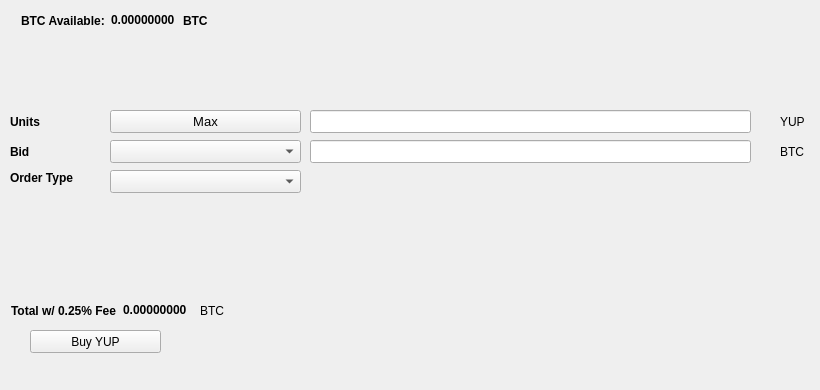
   <widget class="QWidget" name="BuyTab">
    <attribute name="title">
     <string>Buy</string>
    </attribute>
    <widget class="QPushButton" name="BuyYUP">
     <property name="geometry">
      <rect>
       <x>30</x>
       <y>330</y>
       <width>131</width>
       <height>23</height>
      </rect>
     </property>
     <property name="text">
      <string>Buy YUP</string>
     </property>
     <property name="icon">
      <iconset resource="../yup.qrc">
       <normaloff>:/icons/bitcoin</normaloff>:/icons/bitcoin</iconset>
     </property>
    </widget>
    <widget class="QLabel" name="label_3">
     <property name="geometry">
      <rect>
       <x>10</x>
       <y>110</y>
       <width>46</width>
       <height>23</height>
      </rect>
     </property>
     <property name="font">
      <font>
       <weight>75</weight>
       <bold>true</bold>
      </font>
     </property>
     <property name="text">
      <string>Units</string>
     </property>
    </widget>
    <widget class="QLineEdit" name="UnitsInput">
     <property name="geometry">
      <rect>
       <x>310</x>
       <y>110</y>
       <width>441</width>
       <height>23</height>
      </rect>
     </property>
     <property name="font">
      <font>
       <pointsize>9</pointsize>
       <weight>75</weight>
       <bold>true</bold>
      </font>
     </property>
    </widget>
    <widget class="QLineEdit" name="BuyBidPriceEdit">
     <property name="geometry">
      <rect>
       <x>310</x>
       <y>140</y>
       <width>441</width>
       <height>23</height>
      </rect>
     </property>
     <property name="font">
      <font>
       <pointsize>9</pointsize>
       <weight>75</weight>
       <bold>true</bold>
      </font>
     </property>
    </widget>
    <widget class="QLabel" name="label_4">
     <property name="geometry">
      <rect>
       <x>780</x>
       <y>110</y>
       <width>31</width>
       <height>23</height>
      </rect>
     </property>
     <property name="text">
      <string>YUP</string>
     </property>
    </widget>
    <widget class="QLabel" name="label_5">
     <property name="geometry">
      <rect>
       <x>780</x>
       <y>140</y>
       <width>31</width>
       <height>23</height>
      </rect>
     </property>
     <property name="text">
      <string>BTC</string>
     </property>
    </widget>
    <widget class="QLabel" name="label_6">
     <property name="geometry">
      <rect>
       <x>10</x>
       <y>140</y>
       <width>46</width>
       <height>23</height>
      </rect>
     </property>
     <property name="font">
      <font>
       <weight>75</weight>
       <bold>true</bold>
      </font>
     </property>
     <property name="text">
      <string>Bid</string>
     </property>
    </widget>
    <widget class="QLabel" name="label_7">
     <property name="geometry">
      <rect>
       <x>10</x>
       <y>170</y>
       <width>91</width>
       <height>16</height>
      </rect>
     </property>
     <property name="font">
      <font>
       <weight>75</weight>
       <bold>true</bold>
      </font>
     </property>
     <property name="text">
      <string>Order Type</string>
     </property>
    </widget>
    <widget class="QPushButton" name="Buy_Max_Amount">
     <property name="geometry">
      <rect>
       <x>110</x>
       <y>110</y>
       <width>191</width>
       <height>23</height>
      </rect>
     </property>
     <property name="font">
      <font>
       <pointsize>10</pointsize>
      </font>
     </property>
     <property name="text">
      <string>Max</string>
     </property>
    </widget>
    <widget class="QComboBox" name="BuyBidcomboBox">
     <property name="geometry">
      <rect>
       <x>110</x>
       <y>140</y>
       <width>191</width>
       <height>23</height>
      </rect>
     </property>
     <property name="font">
      <font>
       <pointsize>10</pointsize>
      </font>
     </property>
    </widget>
    <widget class="QComboBox" name="buyOrdertypeCombo">
     <property name="geometry">
      <rect>
       <x>110</x>
       <y>170</y>
       <width>191</width>
       <height>23</height>
      </rect>
     </property>
     <property name="font">
      <font>
       <pointsize>10</pointsize>
      </font>
     </property>
    </widget>
    <widget class="QWidget" name="layoutWidget1">
     <property name="geometry">
      <rect>
       <x>21</x>
       <y>11</y>
       <width>227</width>
       <height>19</height>
      </rect>
     </property>
     <layout class="QHBoxLayout" name="horizontalLayout_3">
      <item>
       <widget class="QLabel" name="label232">
        <property name="font">
         <font>
          <weight>75</weight>
          <bold>true</bold>
         </font>
        </property>
        <property name="text">
         <string>BTC Available:</string>
        </property>
       </widget>
      </item>
      <item>
       <widget class="QLabel" name="BtcAvailableLbl">
        <property name="palette">
         <palette>
          <active>
           <colorrole role="WindowText">
            <brush brushstyle="SolidPattern">
             <color alpha="255">
              <red>0</red>
              <green>0</green>
              <blue>0</blue>
             </color>
            </brush>
           </colorrole>
           <colorrole role="Button">
            <brush brushstyle="SolidPattern">
             <color alpha="255">
              <red>0</red>
              <green>170</green>
              <blue>0</blue>
             </color>
            </brush>
           </colorrole>
           <colorrole role="Light">
            <brush brushstyle="SolidPattern">
             <color alpha="255">
              <red>0</red>
              <green>255</green>
              <blue>0</blue>
             </color>
            </brush>
           </colorrole>
           <colorrole role="Midlight">
            <brush brushstyle="SolidPattern">
             <color alpha="255">
              <red>0</red>
              <green>212</green>
              <blue>0</blue>
             </color>
            </brush>
           </colorrole>
           <colorrole role="Dark">
            <brush brushstyle="SolidPattern">
             <color alpha="255">
              <red>0</red>
              <green>85</green>
              <blue>0</blue>
             </color>
            </brush>
           </colorrole>
           <colorrole role="Mid">
            <brush brushstyle="SolidPattern">
             <color alpha="255">
              <red>0</red>
              <green>113</green>
              <blue>0</blue>
             </color>
            </brush>
           </colorrole>
           <colorrole role="Text">
            <brush brushstyle="SolidPattern">
             <color alpha="255">
              <red>0</red>
              <green>170</green>
              <blue>0</blue>
             </color>
            </brush>
           </colorrole>
           <colorrole role="BrightText">
            <brush brushstyle="SolidPattern">
             <color alpha="255">
              <red>255</red>
              <green>255</green>
              <blue>255</blue>
             </color>
            </brush>
           </colorrole>
           <colorrole role="ButtonText">
            <brush brushstyle="SolidPattern">
             <color alpha="255">
              <red>0</red>
              <green>0</green>
              <blue>0</blue>
             </color>
            </brush>
           </colorrole>
           <colorrole role="Base">
            <brush brushstyle="SolidPattern">
             <color alpha="255">
              <red>255</red>
              <green>255</green>
              <blue>255</blue>
             </color>
            </brush>
           </colorrole>
           <colorrole role="Window">
            <brush brushstyle="SolidPattern">
             <color alpha="255">
              <red>0</red>
              <green>170</green>
              <blue>0</blue>
             </color>
            </brush>
           </colorrole>
           <colorrole role="Shadow">
            <brush brushstyle="SolidPattern">
             <color alpha="255">
              <red>0</red>
              <green>0</green>
              <blue>0</blue>
             </color>
            </brush>
           </colorrole>
           <colorrole role="AlternateBase">
            <brush brushstyle="SolidPattern">
             <color alpha="255">
              <red>127</red>
              <green>212</green>
              <blue>127</blue>
             </color>
            </brush>
           </colorrole>
           <colorrole role="ToolTipBase">
            <brush brushstyle="SolidPattern">
             <color alpha="255">
              <red>255</red>
              <green>255</green>
              <blue>220</blue>
             </color>
            </brush>
           </colorrole>
           <colorrole role="ToolTipText">
            <brush brushstyle="SolidPattern">
             <color alpha="255">
              <red>0</red>
              <green>0</green>
              <blue>0</blue>
             </color>
            </brush>
           </colorrole>
          </active>
          <inactive>
           <colorrole role="WindowText">
            <brush brushstyle="SolidPattern">
             <color alpha="255">
              <red>0</red>
              <green>0</green>
              <blue>0</blue>
             </color>
            </brush>
           </colorrole>
           <colorrole role="Button">
            <brush brushstyle="SolidPattern">
             <color alpha="255">
              <red>0</red>
              <green>170</green>
              <blue>0</blue>
             </color>
            </brush>
           </colorrole>
           <colorrole role="Light">
            <brush brushstyle="SolidPattern">
             <color alpha="255">
              <red>0</red>
              <green>255</green>
              <blue>0</blue>
             </color>
            </brush>
           </colorrole>
           <colorrole role="Midlight">
            <brush brushstyle="SolidPattern">
             <color alpha="255">
              <red>0</red>
              <green>212</green>
              <blue>0</blue>
             </color>
            </brush>
           </colorrole>
           <colorrole role="Dark">
            <brush brushstyle="SolidPattern">
             <color alpha="255">
              <red>0</red>
              <green>85</green>
              <blue>0</blue>
             </color>
            </brush>
           </colorrole>
           <colorrole role="Mid">
            <brush brushstyle="SolidPattern">
             <color alpha="255">
              <red>0</red>
              <green>113</green>
              <blue>0</blue>
             </color>
            </brush>
           </colorrole>
           <colorrole role="Text">
            <brush brushstyle="SolidPattern">
             <color alpha="255">
              <red>0</red>
              <green>170</green>
              <blue>0</blue>
             </color>
            </brush>
           </colorrole>
           <colorrole role="BrightText">
            <brush brushstyle="SolidPattern">
             <color alpha="255">
              <red>255</red>
              <green>255</green>
              <blue>255</blue>
             </color>
            </brush>
           </colorrole>
           <colorrole role="ButtonText">
            <brush brushstyle="SolidPattern">
             <color alpha="255">
              <red>0</red>
              <green>0</green>
              <blue>0</blue>
             </color>
            </brush>
           </colorrole>
           <colorrole role="Base">
            <brush brushstyle="SolidPattern">
             <color alpha="255">
              <red>255</red>
              <green>255</green>
              <blue>255</blue>
             </color>
            </brush>
           </colorrole>
           <colorrole role="Window">
            <brush brushstyle="SolidPattern">
             <color alpha="255">
              <red>0</red>
              <green>170</green>
              <blue>0</blue>
             </color>
            </brush>
           </colorrole>
           <colorrole role="Shadow">
            <brush brushstyle="SolidPattern">
             <color alpha="255">
              <red>0</red>
              <green>0</green>
              <blue>0</blue>
             </color>
            </brush>
           </colorrole>
           <colorrole role="AlternateBase">
            <brush brushstyle="SolidPattern">
             <color alpha="255">
              <red>127</red>
              <green>212</green>
              <blue>127</blue>
             </color>
            </brush>
           </colorrole>
           <colorrole role="ToolTipBase">
            <brush brushstyle="SolidPattern">
             <color alpha="255">
              <red>255</red>
              <green>255</green>
              <blue>220</blue>
             </color>
            </brush>
           </colorrole>
           <colorrole role="ToolTipText">
            <brush brushstyle="SolidPattern">
             <color alpha="255">
              <red>0</red>
              <green>0</green>
              <blue>0</blue>
             </color>
            </brush>
           </colorrole>
          </inactive>
          <disabled>
           <colorrole role="WindowText">
            <brush brushstyle="SolidPattern">
             <color alpha="255">
              <red>0</red>
              <green>85</green>
              <blue>0</blue>
             </color>
            </brush>
           </colorrole>
           <colorrole role="Button">
            <brush brushstyle="SolidPattern">
             <color alpha="255">
              <red>0</red>
              <green>170</green>
              <blue>0</blue>
             </color>
            </brush>
           </colorrole>
           <colorrole role="Light">
            <brush brushstyle="SolidPattern">
             <color alpha="255">
              <red>0</red>
              <green>255</green>
              <blue>0</blue>
             </color>
            </brush>
           </colorrole>
           <colorrole role="Midlight">
            <brush brushstyle="SolidPattern">
             <color alpha="255">
              <red>0</red>
              <green>212</green>
              <blue>0</blue>
             </color>
            </brush>
           </colorrole>
           <colorrole role="Dark">
            <brush brushstyle="SolidPattern">
             <color alpha="255">
              <red>0</red>
              <green>85</green>
              <blue>0</blue>
             </color>
            </brush>
           </colorrole>
           <colorrole role="Mid">
            <brush brushstyle="SolidPattern">
             <color alpha="255">
              <red>0</red>
              <green>113</green>
              <blue>0</blue>
             </color>
            </brush>
           </colorrole>
           <colorrole role="Text">
            <brush brushstyle="SolidPattern">
             <color alpha="255">
              <red>0</red>
              <green>85</green>
              <blue>0</blue>
             </color>
            </brush>
           </colorrole>
           <colorrole role="BrightText">
            <brush brushstyle="SolidPattern">
             <color alpha="255">
              <red>255</red>
              <green>255</green>
              <blue>255</blue>
             </color>
            </brush>
           </colorrole>
           <colorrole role="ButtonText">
            <brush brushstyle="SolidPattern">
             <color alpha="255">
              <red>0</red>
              <green>85</green>
              <blue>0</blue>
             </color>
            </brush>
           </colorrole>
           <colorrole role="Base">
            <brush brushstyle="SolidPattern">
             <color alpha="255">
              <red>0</red>
              <green>170</green>
              <blue>0</blue>
             </color>
            </brush>
           </colorrole>
           <colorrole role="Window">
            <brush brushstyle="SolidPattern">
             <color alpha="255">
              <red>0</red>
              <green>170</green>
              <blue>0</blue>
             </color>
            </brush>
           </colorrole>
           <colorrole role="Shadow">
            <brush brushstyle="SolidPattern">
             <color alpha="255">
              <red>0</red>
              <green>0</green>
              <blue>0</blue>
             </color>
            </brush>
           </colorrole>
           <colorrole role="AlternateBase">
            <brush brushstyle="SolidPattern">
             <color alpha="255">
              <red>0</red>
              <green>170</green>
              <blue>0</blue>
             </color>
            </brush>
           </colorrole>
           <colorrole role="ToolTipBase">
            <brush brushstyle="SolidPattern">
             <color alpha="255">
              <red>255</red>
              <green>255</green>
              <blue>220</blue>
             </color>
            </brush>
           </colorrole>
           <colorrole role="ToolTipText">
            <brush brushstyle="SolidPattern">
             <color alpha="255">
              <red>0</red>
              <green>0</green>
              <blue>0</blue>
             </color>
            </brush>
           </colorrole>
          </disabled>
         </palette>
        </property>
        <property name="font">
         <font>
          <weight>75</weight>
          <bold>true</bold>
         </font>
        </property>
        <property name="text">
         <string>0.00000000</string>
        </property>
        <property name="textInteractionFlags">
         <set>Qt::LinksAccessibleByMouse|Qt::TextSelectableByKeyboard|Qt::TextSelectableByMouse</set>
        </property>
       </widget>
      </item>
      <item>
       <widget class="QLabel" name="BtcAvailableLbl_2">
        <property name="font">
         <font>
          <weight>75</weight>
          <bold>true</bold>
         </font>
        </property>
        <property name="text">
         <string>BTC</string>
        </property>
       </widget>
      </item>
     </layout>
    </widget>
    <widget class="QWidget" name="layoutWidge2">
     <property name="geometry">
      <rect>
       <x>11</x>
       <y>301</y>
       <width>259</width>
       <height>19</height>
      </rect>
     </property>
     <layout class="QHBoxLayout" name="horizontalLayout_4">
      <item>
       <widget class="QLabel" name="label_9">
        <property name="font">
         <font>
          <weight>75</weight>
          <bold>true</bold>
         </font>
        </property>
        <property name="text">
         <string>Total w/ 0.25% Fee</string>
        </property>
       </widget>
      </item>
      <item>
       <widget class="QLabel" name="BuyCostLabel">
        <property name="palette">
         <palette>
          <active>
           <colorrole role="WindowText">
            <brush brushstyle="SolidPattern">
             <color alpha="255">
              <red>0</red>
              <green>0</green>
              <blue>0</blue>
             </color>
            </brush>
           </colorrole>
           <colorrole role="Button">
            <brush brushstyle="SolidPattern">
             <color alpha="255">
              <red>0</red>
              <green>170</green>
              <blue>0</blue>
             </color>
            </brush>
           </colorrole>
           <colorrole role="Light">
            <brush brushstyle="SolidPattern">
             <color alpha="255">
              <red>0</red>
              <green>255</green>
              <blue>0</blue>
             </color>
            </brush>
           </colorrole>
           <colorrole role="Midlight">
            <brush brushstyle="SolidPattern">
             <color alpha="255">
              <red>0</red>
              <green>212</green>
              <blue>0</blue>
             </color>
            </brush>
           </colorrole>
           <colorrole role="Dark">
            <brush brushstyle="SolidPattern">
             <color alpha="255">
              <red>0</red>
              <green>85</green>
              <blue>0</blue>
             </color>
            </brush>
           </colorrole>
           <colorrole role="Mid">
            <brush brushstyle="SolidPattern">
             <color alpha="255">
              <red>0</red>
              <green>113</green>
              <blue>0</blue>
             </color>
            </brush>
           </colorrole>
           <colorrole role="Text">
            <brush brushstyle="SolidPattern">
             <color alpha="255">
              <red>0</red>
              <green>170</green>
              <blue>0</blue>
             </color>
            </brush>
           </colorrole>
           <colorrole role="BrightText">
            <brush brushstyle="SolidPattern">
             <color alpha="255">
              <red>255</red>
              <green>255</green>
              <blue>255</blue>
             </color>
            </brush>
           </colorrole>
           <colorrole role="ButtonText">
            <brush brushstyle="SolidPattern">
             <color alpha="255">
              <red>0</red>
              <green>0</green>
              <blue>0</blue>
             </color>
            </brush>
           </colorrole>
           <colorrole role="Base">
            <brush brushstyle="SolidPattern">
             <color alpha="255">
              <red>255</red>
              <green>255</green>
              <blue>255</blue>
             </color>
            </brush>
           </colorrole>
           <colorrole role="Window">
            <brush brushstyle="SolidPattern">
             <color alpha="255">
              <red>0</red>
              <green>170</green>
              <blue>0</blue>
             </color>
            </brush>
           </colorrole>
           <colorrole role="Shadow">
            <brush brushstyle="SolidPattern">
             <color alpha="255">
              <red>0</red>
              <green>0</green>
              <blue>0</blue>
             </color>
            </brush>
           </colorrole>
           <colorrole role="AlternateBase">
            <brush brushstyle="SolidPattern">
             <color alpha="255">
              <red>127</red>
              <green>212</green>
              <blue>127</blue>
             </color>
            </brush>
           </colorrole>
           <colorrole role="ToolTipBase">
            <brush brushstyle="SolidPattern">
             <color alpha="255">
              <red>255</red>
              <green>255</green>
              <blue>220</blue>
             </color>
            </brush>
           </colorrole>
           <colorrole role="ToolTipText">
            <brush brushstyle="SolidPattern">
             <color alpha="255">
              <red>0</red>
              <green>0</green>
              <blue>0</blue>
             </color>
            </brush>
           </colorrole>
          </active>
          <inactive>
           <colorrole role="WindowText">
            <brush brushstyle="SolidPattern">
             <color alpha="255">
              <red>0</red>
              <green>0</green>
              <blue>0</blue>
             </color>
            </brush>
           </colorrole>
           <colorrole role="Button">
            <brush brushstyle="SolidPattern">
             <color alpha="255">
              <red>0</red>
              <green>170</green>
              <blue>0</blue>
             </color>
            </brush>
           </colorrole>
           <colorrole role="Light">
            <brush brushstyle="SolidPattern">
             <color alpha="255">
              <red>0</red>
              <green>255</green>
              <blue>0</blue>
             </color>
            </brush>
           </colorrole>
           <colorrole role="Midlight">
            <brush brushstyle="SolidPattern">
             <color alpha="255">
              <red>0</red>
              <green>212</green>
              <blue>0</blue>
             </color>
            </brush>
           </colorrole>
           <colorrole role="Dark">
            <brush brushstyle="SolidPattern">
             <color alpha="255">
              <red>0</red>
              <green>85</green>
              <blue>0</blue>
             </color>
            </brush>
           </colorrole>
           <colorrole role="Mid">
            <brush brushstyle="SolidPattern">
             <color alpha="255">
              <red>0</red>
              <green>113</green>
              <blue>0</blue>
             </color>
            </brush>
           </colorrole>
           <colorrole role="Text">
            <brush brushstyle="SolidPattern">
             <color alpha="255">
              <red>0</red>
              <green>170</green>
              <blue>0</blue>
             </color>
            </brush>
           </colorrole>
           <colorrole role="BrightText">
            <brush brushstyle="SolidPattern">
             <color alpha="255">
              <red>255</red>
              <green>255</green>
              <blue>255</blue>
             </color>
            </brush>
           </colorrole>
           <colorrole role="ButtonText">
            <brush brushstyle="SolidPattern">
             <color alpha="255">
              <red>0</red>
              <green>0</green>
              <blue>0</blue>
             </color>
            </brush>
           </colorrole>
           <colorrole role="Base">
            <brush brushstyle="SolidPattern">
             <color alpha="255">
              <red>255</red>
              <green>255</green>
              <blue>255</blue>
             </color>
            </brush>
           </colorrole>
           <colorrole role="Window">
            <brush brushstyle="SolidPattern">
             <color alpha="255">
              <red>0</red>
              <green>170</green>
              <blue>0</blue>
             </color>
            </brush>
           </colorrole>
           <colorrole role="Shadow">
            <brush brushstyle="SolidPattern">
             <color alpha="255">
              <red>0</red>
              <green>0</green>
              <blue>0</blue>
             </color>
            </brush>
           </colorrole>
           <colorrole role="AlternateBase">
            <brush brushstyle="SolidPattern">
             <color alpha="255">
              <red>127</red>
              <green>212</green>
              <blue>127</blue>
             </color>
            </brush>
           </colorrole>
           <colorrole role="ToolTipBase">
            <brush brushstyle="SolidPattern">
             <color alpha="255">
              <red>255</red>
              <green>255</green>
              <blue>220</blue>
             </color>
            </brush>
           </colorrole>
           <colorrole role="ToolTipText">
            <brush brushstyle="SolidPattern">
             <color alpha="255">
              <red>0</red>
              <green>0</green>
              <blue>0</blue>
             </color>
            </brush>
           </colorrole>
          </inactive>
          <disabled>
           <colorrole role="WindowText">
            <brush brushstyle="SolidPattern">
             <color alpha="255">
              <red>0</red>
              <green>85</green>
              <blue>0</blue>
             </color>
            </brush>
           </colorrole>
           <colorrole role="Button">
            <brush brushstyle="SolidPattern">
             <color alpha="255">
              <red>0</red>
              <green>170</green>
              <blue>0</blue>
             </color>
            </brush>
           </colorrole>
           <colorrole role="Light">
            <brush brushstyle="SolidPattern">
             <color alpha="255">
              <red>0</red>
              <green>255</green>
              <blue>0</blue>
             </color>
            </brush>
           </colorrole>
           <colorrole role="Midlight">
            <brush brushstyle="SolidPattern">
             <color alpha="255">
              <red>0</red>
              <green>212</green>
              <blue>0</blue>
             </color>
            </brush>
           </colorrole>
           <colorrole role="Dark">
            <brush brushstyle="SolidPattern">
             <color alpha="255">
              <red>0</red>
              <green>85</green>
              <blue>0</blue>
             </color>
            </brush>
           </colorrole>
           <colorrole role="Mid">
            <brush brushstyle="SolidPattern">
             <color alpha="255">
              <red>0</red>
              <green>113</green>
              <blue>0</blue>
             </color>
            </brush>
           </colorrole>
           <colorrole role="Text">
            <brush brushstyle="SolidPattern">
             <color alpha="255">
              <red>0</red>
              <green>85</green>
              <blue>0</blue>
             </color>
            </brush>
           </colorrole>
           <colorrole role="BrightText">
            <brush brushstyle="SolidPattern">
             <color alpha="255">
              <red>255</red>
              <green>255</green>
              <blue>255</blue>
             </color>
            </brush>
           </colorrole>
           <colorrole role="ButtonText">
            <brush brushstyle="SolidPattern">
             <color alpha="255">
              <red>0</red>
              <green>85</green>
              <blue>0</blue>
             </color>
            </brush>
           </colorrole>
           <colorrole role="Base">
            <brush brushstyle="SolidPattern">
             <color alpha="255">
              <red>0</red>
              <green>170</green>
              <blue>0</blue>
             </color>
            </brush>
           </colorrole>
           <colorrole role="Window">
            <brush brushstyle="SolidPattern">
             <color alpha="255">
              <red>0</red>
              <green>170</green>
              <blue>0</blue>
             </color>
            </brush>
           </colorrole>
           <colorrole role="Shadow">
            <brush brushstyle="SolidPattern">
             <color alpha="255">
              <red>0</red>
              <green>0</green>
              <blue>0</blue>
             </color>
            </brush>
           </colorrole>
           <colorrole role="AlternateBase">
            <brush brushstyle="SolidPattern">
             <color alpha="255">
              <red>0</red>
              <green>170</green>
              <blue>0</blue>
             </color>
            </brush>
           </colorrole>
           <colorrole role="ToolTipBase">
            <brush brushstyle="SolidPattern">
             <color alpha="255">
              <red>255</red>
              <green>255</green>
              <blue>220</blue>
             </color>
            </brush>
           </colorrole>
           <colorrole role="ToolTipText">
            <brush brushstyle="SolidPattern">
             <color alpha="255">
              <red>0</red>
              <green>0</green>
              <blue>0</blue>
             </color>
            </brush>
           </colorrole>
          </disabled>
         </palette>
        </property>
        <property name="font">
         <font>
          <weight>75</weight>
          <bold>true</bold>
         </font>
        </property>
        <property name="autoFillBackground">
         <bool>false</bool>
        </property>
        <property name="text">
         <string>0.00000000</string>
        </property>
        <property name="textInteractionFlags">
         <set>Qt::LinksAccessibleByMouse|Qt::TextSelectableByMouse</set>
        </property>
       </widget>
      </item>
      <item>
       <widget class="QLabel" name="label_10">
        <property name="font">
         <font>
          <weight>50</weight>
          <bold>false</bold>
         </font>
        </property>
        <property name="text">
         <string>BTC</string>
        </property>
       </widget>
      </item>
     </layout>
    </widget>
    <widget class="QLabel" name="label_24">
     <property name="geometry">
      <rect>
       <x>460</x>
       <y>300</y>
       <width>281</width>
       <height>81</height>
      </rect>
     </property>
     <property name="text">
      <string/>
     </property>
     <property name="pixmap">
      <pixmap>:/images/bittrex</pixmap>
     </property>
    </widget>
   </widget>
